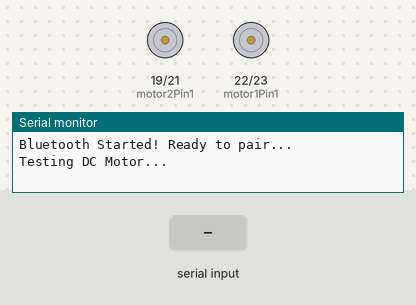
The sketch below on a simulated ESP32. Shown: motor-driver pin pairs drawn as motors (green arrow = first pin HIGH = forward, orange = second pin HIGH = backward, longer = more drive), the last lines printed to the serial monitor. Inputs (shaded band) come from the test bench. Nothing arrives over Bluetooth unless stated.

Above: at 1.2 s.
1.3 s: "F" received over the second serial link
At 1.9 s:
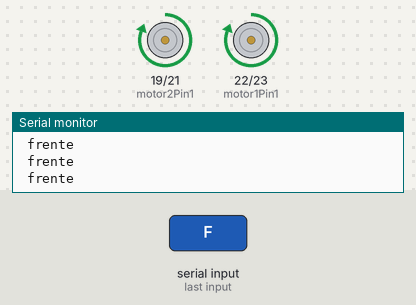
2.8 s: "B" received over the second serial link
At 4.0 s:
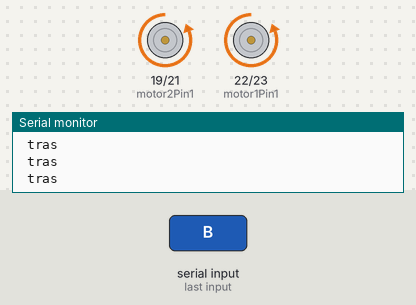
4.3 s: "L" received over the second serial link
At 5.5 s:
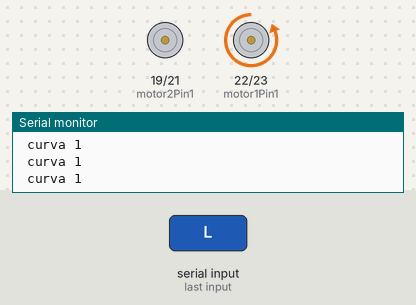
5.8 s: "R" received over the second serial link
At 6.6 s:
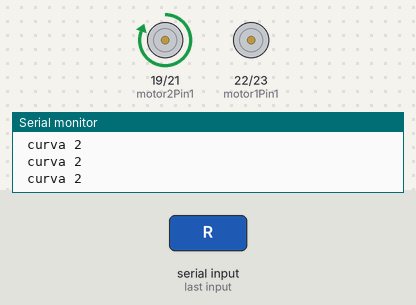
Timing chart, 0 to 8.3 s (numbered marks = the images above; inputs shaded):
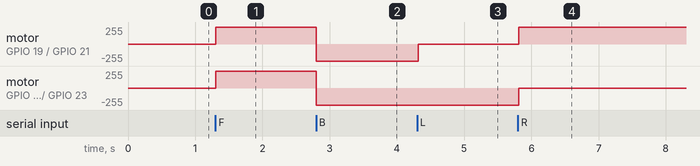

The sketch:

motores.ino
```cpp
#include <BluetoothSerial.h>

BluetoothSerial SerialBT;
byte command;

// Motor A
int motor1Pin1 = 22;
int motor1Pin2 = 23;

// Motor B
int motor2Pin1=19;
int motor2Pin2=21;

/* Check if Bluetooth configurations are enabled in the SDK */
#if !defined(CONFIG_BT_ENABLED) || !defined(CONFIG_BLUEDROID_ENABLED)
#error Bluetooth is not enabled! Please run `make menuconfig` to and enable it
#endif

void setup()
{
  //Motor1 Pins
  pinMode(motor1Pin1,OUTPUT);
  pinMode(motor1Pin2,OUTPUT);

  //Motor2 Pins
  pinMode(motor2Pin1,OUTPUT);
  pinMode(motor2Pin2,OUTPUT);

  Serial.begin(115200);
  SerialBT.begin("ESP32");
  Serial.println("Bluetooth Started! Ready to pair...");
  Serial.print("Testing DC Motor...");
}

void loop()
{
  if(SerialBT.available())
  {
    command = SerialBT.read();
    Serial.write(command);
  }
// Going Forward
  if(command=='F')
  {
    Serial.println(" frente");
    digitalWrite(motor1Pin1, HIGH);
    digitalWrite(motor1Pin2, LOW);
    digitalWrite(motor2Pin1, HIGH);
    digitalWrite(motor2Pin2, LOW);

  }
//Going Backward
  if(command=='B')
  {
    Serial.println(" tras");
    digitalWrite(motor1Pin1, LOW);
    digitalWrite(motor1Pin2, HIGH);
    digitalWrite(motor2Pin1, LOW);
    digitalWrite(motor2Pin2, HIGH);

  }
//Turning Left
  if(command=='L')
  {
    Serial.println(" curva 1");
    digitalWrite(motor1Pin1, LOW);
    digitalWrite(motor1Pin2, HIGH);
    digitalWrite(motor2Pin1, LOW);
    digitalWrite(motor2Pin2, LOW);

  }
//Turning Left
  if(command=='R')
  {
    Serial.println(" curva 2");
    digitalWrite(motor1Pin1, LOW);
    digitalWrite(motor1Pin2, LOW);
    digitalWrite(motor2Pin1, HIGH);
    digitalWrite(motor2Pin2, LOW);

  }
//Stopping
  if(command=='P')
  {
    Serial.println(" para");
    digitalWrite(motor1Pin1, LOW);
    digitalWrite(motor1Pin2, LOW);
    digitalWrite(motor2Pin1, LOW);
    digitalWrite(motor2Pin2, LOW);

  }

  delay(20);

}
```

Measured:
- after the input at 1.3 s, motor on GPIO 19 (motor2Pin1) / GPIO 21 (motor2Pin2), motor on GPIO 22 (motor1Pin1) / GPIO 23 (motor1Pin2): stopped → forward 255/255 at once
- after the input at 2.8 s, motor on GPIO 19 (motor2Pin1) / GPIO 21 (motor2Pin2), motor on GPIO 22 (motor1Pin1) / GPIO 23 (motor1Pin2): forward 255/255 → backward 255/255 at once
- after the input at 4.3 s, motor on GPIO 19 (motor2Pin1) / GPIO 21 (motor2Pin2): backward 255/255 → stopped at once
- after the input at 5.8 s, motor on GPIO 19 (motor2Pin1) / GPIO 21 (motor2Pin2): stopped → forward 255/255 at once; motor on GPIO 22 (motor1Pin1) / GPIO 23 (motor1Pin2): backward 255/255 → stopped at once
